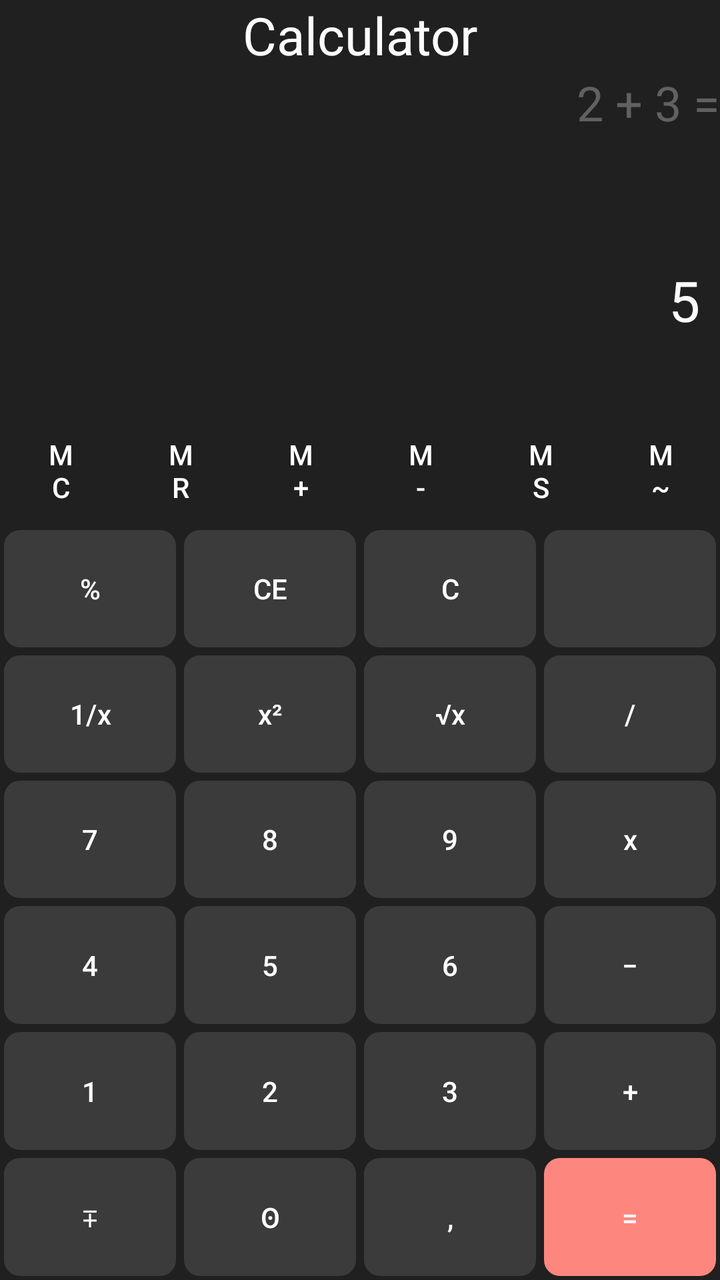
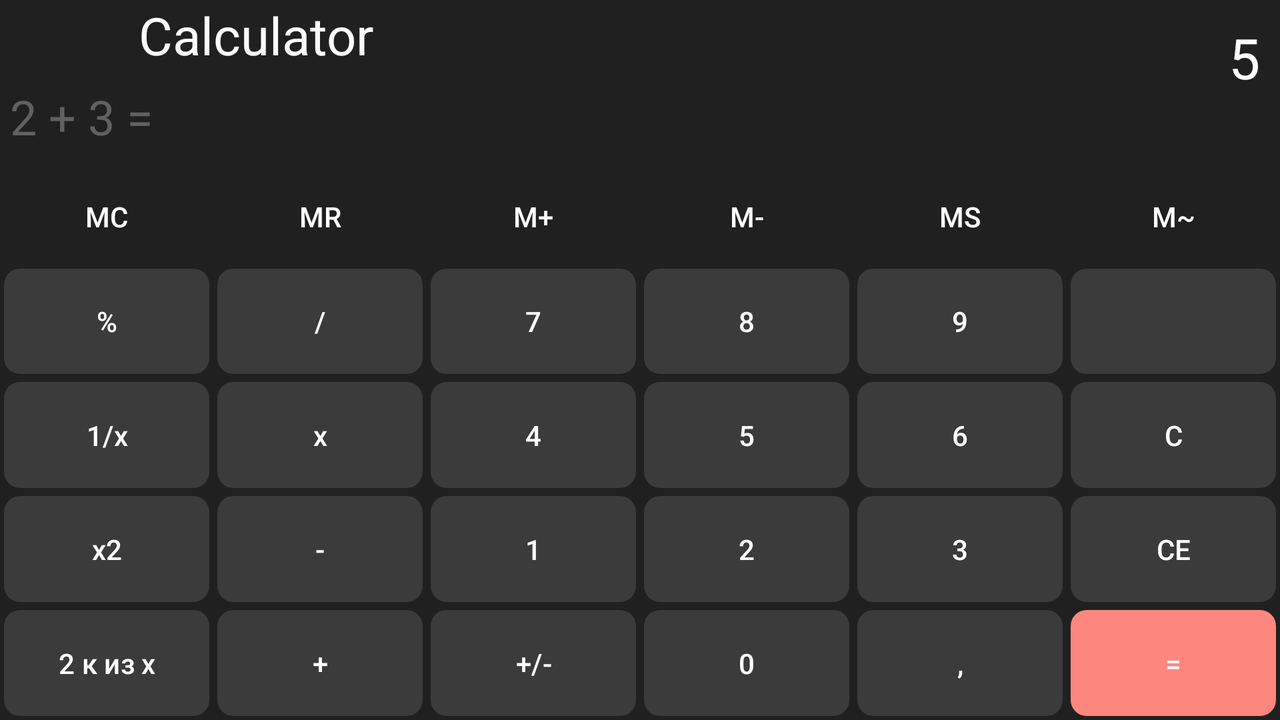

One screen, two layout resources from the same app: the default and the repository's alternative for another configuration. Each is rendered where Android would select it; the XML of both is given below.
<!-- AndroidManifest.xml: application theme Theme.SPU221AndroidApp -->
<!-- res/layout/activity_calc.xml -->
<?xml version="1.0" encoding="utf-8"?>
<LinearLayout xmlns:android="http://schemas.android.com/apk/res/android"
    xmlns:app="http://schemas.android.com/apk/res-auto"
    xmlns:tools="http://schemas.android.com/tools"
    android:id="@+id/calc_layout"
    android:layout_width="match_parent"
    android:layout_height="match_parent"
    android:background="@color/calc_background"
    android:orientation="vertical"
    tools:context=".CalcActivity">

    <TextView
        android:layout_width="match_parent"
        android:layout_height="wrap_content"
        android:text="@string/calc_title"
        android:textAlignment="center"
        android:textColor="@color/calc_result_foreground"
        android:textSize="26sp" />

    <TextView
        android:id="@+id/calc_tv_history"
        android:layout_width="match_parent"
        android:layout_height="0dp"
        android:layout_weight="0.2"
        android:gravity="end"
        android:textColor="@color/calc_history_foreground"
        android:textSize="24sp"

        tools:text="2 + 3 ="

        />

    <TextView
        android:id="@+id/calc_tv_result"
        android:layout_width="match_parent"
        android:layout_height="0dp"
        android:layout_weight="0.2"
        android:gravity="end"
        android:padding="10sp"
        android:textColor="@color/calc_result_foreground"
        android:textSize="28sp"
        tools:text="5"

        />

    <TableLayout
        android:layout_width="match_parent"
        android:layout_height="0dp"
        android:layout_weight="1"
        android:gravity="bottom">

        <TableRow android:layout_height="wrap_content">

            <Button
                style="@null"
                android:layout_width="0dp"
                android:layout_height="match_parent"
                android:layout_weight="1"
                android:background="@android:color/transparent"
                android:text="@string/butoon_MC" />

            <Button
                style="@null"
                android:layout_width="0dp"
                android:layout_height="match_parent"
                android:layout_weight="1"
                android:background="@android:color/transparent"
                android:text="@string/button_MR" />

            <Button
                style="@null"
                android:layout_width="0dp"
                android:layout_height="match_parent"
                android:layout_weight="1"
                android:background="@android:color/transparent"
                android:text="@string/button_M_plus" />

            <Button
                style="@null"
                android:layout_width="0dp"
                android:layout_height="match_parent"
                android:layout_weight="1"
                android:background="@android:color/transparent"
                android:text="@string/button_M_minus" />

            <Button
                style="@null"
                android:layout_width="0dp"
                android:layout_height="match_parent"
                android:layout_weight="1"
                android:background="@android:color/transparent"
                android:text="@string/button_MS" />

            <Button
                style="@null"
                android:layout_width="0dp"
                android:layout_height="match_parent"
                android:layout_weight="1"
                android:background="@android:color/transparent"
                android:text="@string/button_M_tilda" />

        </TableRow>

        <TableRow
            android:layout_height="0dp"
            android:layout_weight="1">

            <Button
                android:id="@+id/button_percent"
                style="@style/calc_btn_action"
                android:layout_margin="2sp"
                android:text="@string/calc_btn_percent"
                android:textColor="@color/calc_button_text_color"

                app:backgroundTint="@null"

                />

            <Button
                style="@style/calc_btn_action"
                android:layout_margin="2sp"
                android:text="@string/button_ce"
                android:textColor="@color/calc_button_text_color"

                app:backgroundTint="@null" />

            <Button
                android:id="@+id/button_clear"
                style="@style/calc_btn_action"
                android:layout_margin="2sp"
                android:text="@string/button_clear"
                android:textColor="@color/calc_button_text_color"

                app:backgroundTint="@null"

                />

            <ImageButton
                android:id="@+id/button_delete"
                style="@style/calc_btn_action"

                android:layout_margin="2sp"
                android:contentDescription="@string/button_backspace"
                android:src="@drawable/ic_backspace"
                app:backgroundTint="@null" />

        </TableRow>

        <TableRow
            android:layout_height="0dp"
            android:layout_weight="1">

            <Button
                style="@style/calc_btn_action"
                android:layout_margin="2sp"
                android:text="@string/button_one_divide_x"

                android:textColor="@color/calc_button_text_color"

                />

            <Button
                android:id="@+id/button_squer"
                style="@style/calc_btn_action"
                android:layout_margin="2sp"
                android:text="@string/calc_btn_square"

                android:textColor="@color/calc_button_text_color" />

            <Button
                android:id="@+id/button_sqrt"
                style="@style/calc_btn_action"
                android:layout_margin="2sp"
                android:text="@string/calc_btn_sqrt"

                android:textColor="@color/calc_button_text_color"

                />

            <Button
                android:id="@+id/button_divide"
                style="@style/calc_btn_action"
                android:layout_margin="2sp"
                android:text="@string/calc_btn_division"

                android:textColor="@color/calc_button_text_color" />
        </TableRow>

        <TableRow
            android:layout_height="0dp"
            android:layout_weight="1">

            <Button
                android:id="@+id/button_7"
                style="@style/calc_btn_action"
                android:layout_margin="2sp"
                android:text="@string/button_7"


                android:textColor="@color/calc_button_text_color"

                />

            <Button
                android:id="@+id/button_8"
                style="@style/calc_btn_action"
                android:layout_margin="2sp"
                android:text="@string/button_8"

                android:textColor="@color/calc_button_text_color" />

            <Button
                android:id="@+id/button_9"
                style="@style/calc_btn_action"
                android:layout_margin="2sp"
                android:text="@string/button_9"

                android:textColor="@color/calc_button_text_color"

                />

            <Button
                android:id="@+id/button_multiply"
                style="@style/calc_btn_action"
                android:layout_margin="2sp"
                android:text="@string/calc_btn_multipli"

                android:textColor="@color/calc_button_text_color" />
        </TableRow>

        <TableRow
            android:layout_height="0dp"
            android:layout_weight="1">

            <Button
                android:id="@+id/button_4"
                style="@style/calc_btn_action"
                android:layout_margin="2sp"
                android:text="@string/button_4"

                android:textColor="@color/calc_button_text_color"

                />

            <Button
                android:id="@+id/button_5"
                style="@style/calc_btn_action"
                android:layout_margin="2sp"
                android:text="@string/button_5"

                android:textColor="@color/calc_button_text_color" />

            <Button
                android:id="@+id/button_6"
                style="@style/calc_btn_action"
                android:layout_margin="2sp"
                android:text="@string/button_6"

                android:textColor="@color/calc_button_text_color"

                />

            <Button
                android:id="@+id/button_minus"
                style="@style/calc_btn_action"
                android:layout_margin="2sp"
                android:text="@string/calc_btn_minus"

                android:textColor="@color/calc_button_text_color" />
        </TableRow>

        <TableRow
            android:layout_height="0dp"
            android:layout_weight="1">

            <Button
                android:id="@+id/button_1"
                style="@style/calc_btn_action"
                android:layout_margin="2sp"
                android:text="@string/button_1"

                android:textColor="@color/calc_button_text_color"

                />

            <Button
                android:id="@+id/button_2"
                style="@style/calc_btn_action"
                android:layout_margin="2sp"
                android:text="@string/button_2"

                android:textColor="@color/calc_button_text_color" />

            <Button
                android:id="@+id/button_3"
                style="@style/calc_btn_action"
                android:layout_margin="2sp"
                android:text="@string/button_3"

                android:textColor="@color/calc_button_text_color"

                />

            <Button

                android:id="@+id/button_plus"
                style="@style/calc_btn_action"
                android:layout_margin="2sp"
                android:text="@string/calc_btn_plus"

                android:textColor="@color/calc_button_text_color" />
        </TableRow>

        <TableRow
            android:layout_height="0dp"
            android:layout_weight="1">

            <Button
                android:id="@+id/button_sogn_toggle"
                style="@style/calc_btn_action"
                android:layout_margin="2sp"
                android:text="@string/calc_btn_pm"

                android:textColor="@color/calc_button_text_color"

                />

            <Button
                android:id="@+id/button_0"
                style="@style/calc_btn_action"
                android:layout_margin="2sp"
                android:text="@string/calc_btn_digit_0"

                android:textColor="@color/calc_button_text_color" />

            <Button
                android:id="@+id/button_dot"
                style="@style/calc_btn_action"
                android:layout_margin="2sp"
                android:text="@string/calc_btn_dot"

                android:textColor="@color/calc_button_text_color"

                />

            <Button
                android:id="@+id/button_equals"
                style="@style/calc_btn_action"
                android:layout_margin="2sp"
                android:backgroundTint="@color/calc_equal_background_button"
                android:text="@string/button_equal"
                android:textColor="@color/calc_button_text_color" />
        </TableRow>

    </TableLayout>


</LinearLayout>
<!-- resources referenced by this layout -->
<resources>
  <color name="calc_background">#202020</color>
  <color name="calc_button_text_color">#FFFFFF</color>
  <color name="calc_equal_background_button">#FD877F</color>
  <color name="calc_history_foreground">#616161</color>
  <color name="calc_result_foreground">#FCFCFC</color>
  <string name="butoon_MC">MC</string>
  <string name="button_1">1</string>
  <string name="button_2">2</string>
  <string name="button_3">3</string>
  <string name="button_4">4</string>
  <string name="button_5">5</string>
  <string name="button_6">6</string>
  <string name="button_7">7</string>
  <string name="button_8">8</string>
  <string name="button_9">9</string>
  <string name="button_MR">MR</string>
  <string name="button_MS">MS</string>
  <string name="button_M_minus">M-</string>
  <string name="button_M_plus">M+</string>
  <string name="button_M_tilda">M~</string>
  <string name="button_backspace">backspace</string>
  <string name="button_ce">CE</string>
  <string name="button_clear">C</string>
  <string name="button_equal">=</string>
  <string name="button_one_divide_x">1/x</string>
  <string name="calc_btn_digit_0">ʘ</string>
  <string name="calc_btn_division">/</string>
  <string name="calc_btn_dot">,</string>
  <string name="calc_btn_minus">\u2212</string>
  <string name="calc_btn_multipli">x</string>
  <string name="calc_btn_percent">%</string>
  <string name="calc_btn_plus">+</string>
  <string name="calc_btn_pm">\u2213</string>
  <string name="calc_btn_sqrt">√x</string>
  <string name="calc_btn_square">x²</string>
  <string name="calc_title">Calculator</string>
  <style name="calc_btn_action">
          <item name="android:width">0dp</item>
          <item name="android:layout_weight">1</item>
          <item name="backgroundTint">@null</item>
          <item name="android:layout_height">match_parent</item>
          <item name="android:background">@drawable/button_background</item>
      </style>
  <style name="Theme.SPU221AndroidApp" parent="Base.Theme.SPU221AndroidApp" />
  <!-- drawable button_background (drawable) -->
  <?xml version="1.0" encoding="utf-8"?>
  <selector xmlns:android="http://schemas.android.com/apk/res/android">
      <item android:state_pressed="true">
          <shape android:shape="rectangle">
              <solid android:color="@color/press" />
              <corners android:radius="8dp" /> 
              <padding
                  android:left="0dp"
                  android:top="0dp"
                  android:right="0dp"
                  android:bottom="0dp" />
          </shape>
      </item>
      
      <item>
          <shape android:shape="rectangle">
              <solid android:color="@color/calc_digit_background_button" />
              <corners android:radius="8dp" />
              <padding
                  android:left="4dp"
                  android:top="4dp"
                  android:right="4dp"
                  android:bottom="4dp" />
          </shape>
      </item>
  </selector>
  <style name="Base.Theme.SPU221AndroidApp" parent="Theme.Material3.DayNight.NoActionBar">
          
          
      </style>
  <color name="press">#F8847A</color>
  <color name="calc_digit_background_button">#3B3B3B</color>
</resources>
<!-- res/layout-land/activity_calc.xml (the repository's variant of the layout above) -->
<!-- drawn on the phone turned sideways -->
<?xml version="1.0" encoding="utf-8"?>
<LinearLayout xmlns:android="http://schemas.android.com/apk/res/android"
    xmlns:app="http://schemas.android.com/apk/res-auto"
    xmlns:tools="http://schemas.android.com/tools"
    android:id="@+id/calc_layout"
    android:layout_width="match_parent"
    android:layout_height="match_parent"
    android:background="@color/calc_background"
    android:orientation="vertical"
    tools:context=".CalcActivity">


    <LinearLayout
        android:layout_width="match_parent"
        android:layout_height="wrap_content"
        android:layout_marginBottom="10dp">
        <LinearLayout
            android:orientation="vertical"
            android:layout_width="0dp"
            android:layout_weight="2"
            android:layout_height="wrap_content">
            <TextView
                android:layout_width="match_parent"
                android:layout_height="wrap_content"
                android:text="@string/calc_title"
                android:textAlignment="center"
                android:textColor="@color/calc_result_foreground"
                android:textSize="26sp" />

            <TextView
                android:id="@+id/calc_tv_history"
                android:layout_width="wrap_content"
                android:layout_height="wrap_content"
                android:gravity="end"
                android:layout_gravity="start"
                android:layout_marginHorizontal="5dp"
                android:layout_marginTop="7dp"
                android:textColor="@color/calc_history_foreground"
                android:textSize="24sp"

                tools:text="2 + 3 ="

                />
        </LinearLayout>

        <TextView
            android:id="@+id/calc_tv_result"
            android:layout_width="0dp"
            android:layout_height="wrap_content"
            android:layout_weight="3"
            android:gravity="end"
            android:padding="10sp"
            android:textColor="@color/calc_result_foreground"
            android:textSize="28sp"
            tools:text="5"

            />
    </LinearLayout>





    <TableLayout
        android:layout_width="match_parent"
        android:layout_height="0dp"
        android:layout_weight="1"
        android:gravity="bottom">

        <TableRow android:layout_height="wrap_content">

            <Button
                android:layout_width="0dp"
                android:layout_height="match_parent"
                android:layout_weight="1"
                android:background="@android:color/transparent"
                android:text="MC" />

            <Button
                android:layout_width="0dp"
                android:layout_height="match_parent"
                android:layout_weight="1"
                android:background="@android:color/transparent"
                android:text="MR" />

            <Button
                android:layout_width="0dp"
                android:layout_height="match_parent"
                android:layout_weight="1"
                android:background="@android:color/transparent"
                android:text="M+" />

            <Button
                android:layout_width="0dp"
                android:layout_height="match_parent"
                android:layout_weight="1"
                android:background="@android:color/transparent"
                android:text="M-" />

            <Button
                android:layout_width="0dp"
                android:layout_height="match_parent"
                android:layout_weight="1"
                android:background="@android:color/transparent"
                android:text="MS" />

            <Button
                android:layout_width="0dp"
                android:layout_height="match_parent"
                android:layout_weight="1"
                android:background="@android:color/transparent"
                android:text="M~" />

        </TableRow>



        <TableRow
            android:layout_height="0dp"
            android:layout_weight="1">
            <Button
                style="@style/calc_btn_action"
                android:layout_margin="2sp"
                android:text="%"
                android:textColor="@color/calc_button_text_color"

                app:backgroundTint="@null"

                />
            <Button
                android:id="@+id/button_divide"
                style="@style/calc_btn_action"
                android:layout_margin="2sp"
                android:text="/"

                android:textColor="@color/calc_button_text_color" />
            <Button
                android:id="@+id/button_7"
                style="@style/calc_btn_action"
                android:layout_margin="2sp"
                android:text="7"


                android:textColor="@color/calc_button_text_color"

                />

            <Button
                android:id="@+id/button_8"
                style="@style/calc_btn_action"
                android:layout_margin="2sp"
                android:text="8"

                android:textColor="@color/calc_button_text_color" />

            <Button
                android:id="@+id/button_9"
                style="@style/calc_btn_action"
                android:layout_margin="2sp"
                android:text="9"

                android:textColor="@color/calc_button_text_color"

                />
            <ImageButton
                android:id="@+id/button_delete"
                style="@style/calc_btn_action"

                android:layout_margin="2sp"
                android:contentDescription="backspace"
                android:src="@drawable/ic_backspace"
                app:backgroundTint="@null" />



        </TableRow>

        <TableRow
            android:id="@+id/button_4"
            android:layout_height="0dp"
            android:layout_weight="1">
            <Button
                style="@style/calc_btn_action"
                android:layout_margin="2sp"
                android:text="1/x"

                android:textColor="@color/calc_button_text_color"

                />
            <Button
                android:id="@+id/button_multiply"
                style="@style/calc_btn_action"
                android:layout_margin="2sp"
                android:text="x"

                android:textColor="@color/calc_button_text_color" />
            <Button
                style="@style/calc_btn_action"
                android:layout_margin="2sp"
                android:text="4"

                android:textColor="@color/calc_button_text_color"

                />

            <Button
                android:id="@+id/button_5"
                style="@style/calc_btn_action"
                android:layout_margin="2sp"
                android:text="5"

                android:textColor="@color/calc_button_text_color" />

            <Button
                android:id="@+id/button_6"
                style="@style/calc_btn_action"
                android:layout_margin="2sp"
                android:text="6"

                android:textColor="@color/calc_button_text_color"

                />
            <Button
                android:id="@+id/button_clear"
                style="@style/calc_btn_action"
                android:layout_margin="2sp"
                android:text="C"
                android:textColor="@color/calc_button_text_color"

                app:backgroundTint="@null"

                />


        </TableRow>

        <TableRow
            android:layout_height="0dp"
            android:layout_weight="1">
            <Button
                style="@style/calc_btn_action"
                android:layout_margin="2sp"
                android:text="x2"

                android:textColor="@color/calc_button_text_color" />
            <Button
                android:id="@+id/button_subtract"
                style="@style/calc_btn_action"
                android:layout_margin="2sp"
                android:text="-"

                android:textColor="@color/calc_button_text_color" />
            <Button
                android:id="@+id/button_1"
                style="@style/calc_btn_action"
                android:layout_margin="2sp"
                android:text="1"

                android:textColor="@color/calc_button_text_color"

                />

            <Button
                android:id="@+id/button_2"
                style="@style/calc_btn_action"
                android:layout_margin="2sp"
                android:text="2"

                android:textColor="@color/calc_button_text_color" />

            <Button
                android:id="@+id/button_3"
                style="@style/calc_btn_action"
                android:layout_margin="2sp"
                android:text="3"

                android:textColor="@color/calc_button_text_color"

                />
            <Button
                style="@style/calc_btn_action"
                android:layout_margin="2sp"
                android:text="CE"
                android:textColor="@color/calc_button_text_color"

                app:backgroundTint="@null" />



        </TableRow>

        <TableRow
            android:layout_height="0dp"
            android:layout_weight="1">
            <Button
                style="@style/calc_btn_action"
                android:layout_margin="2sp"
                android:text="2 к из x"

                android:textColor="@color/calc_button_text_color"

                />
            <Button
                android:id="@+id/button_add"
                style="@style/calc_btn_action"
                android:layout_margin="2sp"
                android:text="+"

                android:textColor="@color/calc_button_text_color" />
            <Button
                style="@style/calc_btn_action"
                android:layout_margin="2sp"
                android:text="+/-"

                android:textColor="@color/calc_button_text_color"

                />

            <Button
                android:id="@+id/button_0"
                style="@style/calc_btn_action"
                android:layout_margin="2sp"
                android:text="0"

                android:textColor="@color/calc_button_text_color" />

            <Button
                style="@style/calc_btn_action"
                android:layout_margin="2sp"
                android:text=","

                android:textColor="@color/calc_button_text_color"

                />

            <Button
                android:id="@+id/button_equals"
                style="@style/calc_btn_action"
                android:layout_margin="2sp"
                android:backgroundTint="@color/calc_equal_background_button"
                android:text="="
                android:textColor="@color/calc_button_text_color" />
        </TableRow>

    </TableLayout>


</LinearLayout>
<!-- resources referenced by the variant -->
<!-- as the phone turned sideways resolves them -->
<resources>
  <color name="calc_background">#202020</color>
  <color name="calc_button_text_color">#FFFFFF</color>
  <color name="calc_equal_background_button">#FD877F</color>
  <color name="calc_history_foreground">#616161</color>
  <color name="calc_result_foreground">#FCFCFC</color>
  <string name="calc_title">Calculator</string>
  <style name="calc_btn_action">
          <item name="android:width">0dp</item>
          <item name="android:layout_weight">1</item>
          <item name="backgroundTint">@null</item>
          <item name="android:layout_height">match_parent</item>
          <item name="android:background">@drawable/button_background</item>
      </style>
  <style name="Theme.SPU221AndroidApp" parent="Base.Theme.SPU221AndroidApp" />
  <!-- drawable button_background (drawable) -->
  <?xml version="1.0" encoding="utf-8"?>
  <selector xmlns:android="http://schemas.android.com/apk/res/android">
      <item android:state_pressed="true">
          <shape android:shape="rectangle">
              <solid android:color="@color/press" />
              <corners android:radius="8dp" /> 
              <padding
                  android:left="0dp"
                  android:top="0dp"
                  android:right="0dp"
                  android:bottom="0dp" />
          </shape>
      </item>
      
      <item>
          <shape android:shape="rectangle">
              <solid android:color="@color/calc_digit_background_button" />
              <corners android:radius="8dp" />
              <padding
                  android:left="4dp"
                  android:top="4dp"
                  android:right="4dp"
                  android:bottom="4dp" />
          </shape>
      </item>
  </selector>
  <style name="Base.Theme.SPU221AndroidApp" parent="Theme.Material3.DayNight.NoActionBar">
          
          
      </style>
  <color name="press">#F8847A</color>
  <color name="calc_digit_background_button">#3B3B3B</color>
</resources>
